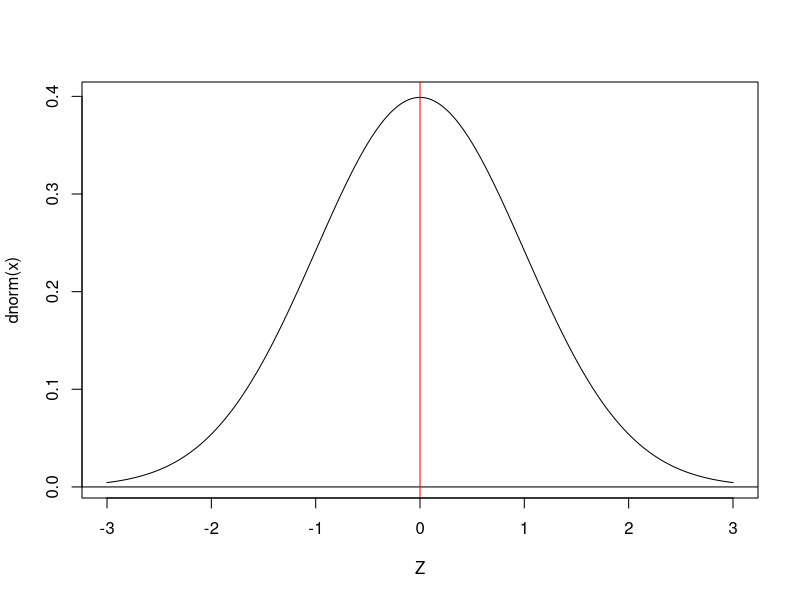
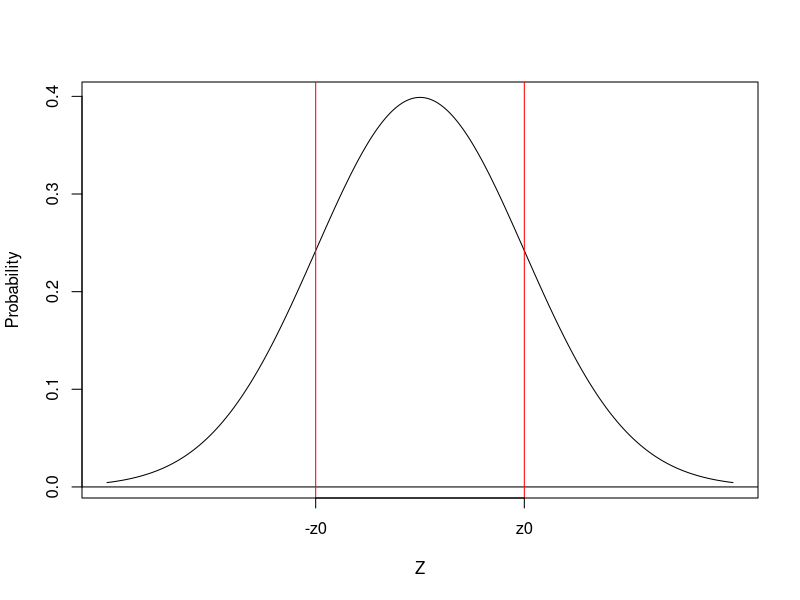

R code for these plots, in order:
## ---- chunk 1
knitr::opts_chunk$set(echo = TRUE)
## ---- chunk 2
qnorm(p = 0.5, mean = 0, sd = 1, lower.tail = TRUE)
## ---- chunk 3
pnorm(q = 0, mean = 0, sd = 1, lower.tail = TRUE)
## ---- chunk 4
x <- seq(from = -3, to = 3, by = 0.01)
plot(x, dnorm(x), type = "l", xlab = "Z")
abline(h = 0)
abline(v = 0, col = "red")
## ---- chunk 5
x <- seq(from = -3, to = 3, by = 0.01)
plot(x, dnorm(x), type = "l", xlab = "Z", xaxt = 'n', 
     ylab = "Probability")
abline(h = 0)
abline(v = c(-1, 1), col = "red")
axis(side = 1, line = 0, at = c(-1, 1), label = c("-z0", "z0"))
## ---- chunk 6
qnorm(p = 0.15, mean = 0, sd = 1, lower.tail = TRUE)
## ---- chunk 7
qnorm(p = 0.15, mean = 0, sd = 1, lower.tail = FALSE)
